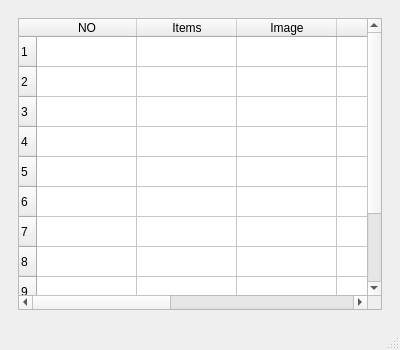
<?xml version="1.0" encoding="UTF-8"?>
<ui version="4.0">
 <class>MainWindow</class>
 <widget class="QMainWindow" name="MainWindow">
  <property name="geometry">
   <rect>
    <x>0</x>
    <y>0</y>
    <width>400</width>
    <height>350</height>
   </rect>
  </property>
  <property name="windowTitle">
   <string>Qt WebAssembly Login</string>
  </property>
  <widget class="QWidget" name="centralwidget">
   <layout class="QVBoxLayout" name="mainVerticalLayout">
    <item>
     <widget class="QStackedWidget" name="stackedWidget">
      <property name="currentIndex">
       <number>1</number>
      </property>
      <widget class="QWidget" name="page">
       <layout class="QGridLayout" name="gridLayout">
        <item row="0" column="0" alignment="Qt::AlignmentFlag::AlignHCenter|Qt::AlignmentFlag::AlignVCenter">
         <widget class="QFrame" name="loginFormContainer">
          <property name="sizePolicy">
           <sizepolicy hsizetype="Preferred" vsizetype="Preferred">
            <horstretch>0</horstretch>
            <verstretch>0</verstretch>
           </sizepolicy>
          </property>
          <property name="frameShape">
           <enum>QFrame::Shape::StyledPanel</enum>
          </property>
          <property name="frameShadow">
           <enum>QFrame::Shadow::Raised</enum>
          </property>
          <layout class="QVBoxLayout" name="verticalLayout_3">
           <item>
            <layout class="QVBoxLayout" name="verticalLayout">
             <item alignment="Qt::AlignmentFlag::AlignHCenter">
              <widget class="QLabel" name="statusLabel">
               <property name="text">
                <string>Login Form</string>
               </property>
              </widget>
             </item>
            </layout>
           </item>
           <item>
            <layout class="QHBoxLayout" name="horizontalLayout_2">
             <item>
              <spacer name="horizontalSpacer_3">
               <property name="orientation">
                <enum>Qt::Orientation::Horizontal</enum>
               </property>
               <property name="sizeHint" stdset="0">
                <size>
                 <width>40</width>
                 <height>20</height>
                </size>
               </property>
              </spacer>
             </item>
             <item alignment="Qt::AlignmentFlag::AlignHCenter">
              <widget class="QLabel" name="userName">
               <property name="text">
                <string>Username:</string>
               </property>
              </widget>
             </item>
             <item alignment="Qt::AlignmentFlag::AlignHCenter|Qt::AlignmentFlag::AlignVCenter">
              <widget class="QLineEdit" name="usernameInput">
               <property name="sizePolicy">
                <sizepolicy hsizetype="Maximum" vsizetype="Fixed">
                 <horstretch>0</horstretch>
                 <verstretch>0</verstretch>
                </sizepolicy>
               </property>
              </widget>
             </item>
             <item>
              <spacer name="horizontalSpacer_4">
               <property name="orientation">
                <enum>Qt::Orientation::Horizontal</enum>
               </property>
               <property name="sizeHint" stdset="0">
                <size>
                 <width>40</width>
                 <height>20</height>
                </size>
               </property>
              </spacer>
             </item>
            </layout>
           </item>
           <item>
            <layout class="QHBoxLayout" name="horizontalLayout">
             <item>
              <spacer name="horizontalSpacer_2">
               <property name="orientation">
                <enum>Qt::Orientation::Horizontal</enum>
               </property>
               <property name="sizeHint" stdset="0">
                <size>
                 <width>40</width>
                 <height>20</height>
                </size>
               </property>
              </spacer>
             </item>
             <item alignment="Qt::AlignmentFlag::AlignHCenter">
              <widget class="QLabel" name="passwordLabel">
               <property name="text">
                <string>Password: </string>
               </property>
              </widget>
             </item>
             <item alignment="Qt::AlignmentFlag::AlignHCenter">
              <widget class="QLineEdit" name="passwordInput">
               <property name="sizePolicy">
                <sizepolicy hsizetype="Maximum" vsizetype="Fixed">
                 <horstretch>0</horstretch>
                 <verstretch>0</verstretch>
                </sizepolicy>
               </property>
               <property name="echoMode">
                <enum>QLineEdit::EchoMode::Password</enum>
               </property>
              </widget>
             </item>
             <item>
              <spacer name="horizontalSpacer">
               <property name="orientation">
                <enum>Qt::Orientation::Horizontal</enum>
               </property>
               <property name="sizeHint" stdset="0">
                <size>
                 <width>40</width>
                 <height>20</height>
                </size>
               </property>
              </spacer>
             </item>
            </layout>
           </item>
           <item alignment="Qt::AlignmentFlag::AlignHCenter">
            <widget class="QPushButton" name="loginButton">
             <property name="text">
              <string>Login</string>
             </property>
            </widget>
           </item>
          </layout>
         </widget>
        </item>
        <item row="1" column="0" alignment="Qt::AlignmentFlag::AlignHCenter|Qt::AlignmentFlag::AlignVCenter">
         <widget class="QLabel" name="welcomeMessage">
          <property name="text">
           <string>Welcome Qt creator Web </string>
          </property>
         </widget>
        </item>
       </layout>
      </widget>
      <widget class="QWidget" name="page_2">
       <layout class="QGridLayout" name="gridLayout_2">
        <item row="0" column="0">
         <widget class="QTableWidget" name="tableWidget">
          <row/>
          <row/>
          <row/>
          <row/>
          <row/>
          <row/>
          <row/>
          <row/>
          <row/>
          <row/>
          <row/>
          <column>
           <property name="text">
            <string>NO</string>
           </property>
          </column>
          <column>
           <property name="text">
            <string>Items</string>
           </property>
          </column>
          <column>
           <property name="text">
            <string>Image</string>
           </property>
          </column>
          <column>
           <property name="text">
            <string>QTY</string>
           </property>
          </column>
          <column>
           <property name="text">
            <string>Unit Price</string>
           </property>
          </column>
          <column>
           <property name="text">
            <string>Total</string>
           </property>
          </column>
          <column>
           <property name="text">
            <string>Remark</string>
           </property>
          </column>
         </widget>
        </item>
       </layout>
      </widget>
     </widget>
    </item>
   </layout>
  </widget>
  <widget class="QMenuBar" name="menubar">
   <property name="geometry">
    <rect>
     <x>0</x>
     <y>0</y>
     <width>400</width>
     <height>22</height>
    </rect>
   </property>
  </widget>
  <widget class="QStatusBar" name="statusbar"/>
 </widget>
 <resources/>
 <connections/>
</ui>
